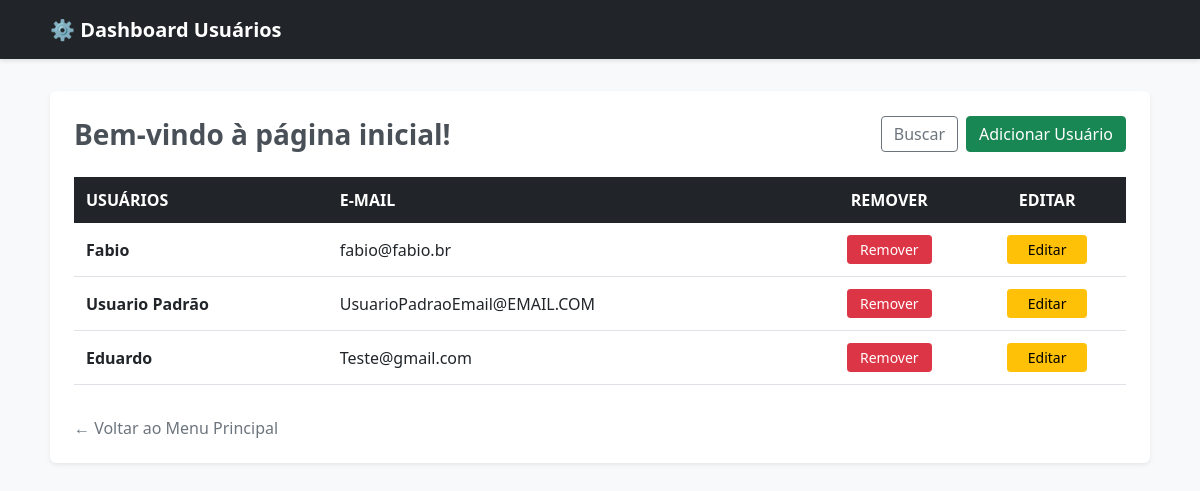
Screenshot of /usuarios/ with the database file from the repository.
### usuarios/models.py (models this page shows, shortened)
class usuariosModel(models.Model):
    username = models.CharField(max_length=100)
    email = models.EmailField()

### usuarios/views.py (the view)
# urls.py: path('', views.usuarios_home, name='usuarios_home'),
def usuarios_home(request):
    context = {
        "usuarios":usuariosModel.objects.all()
    }
    return render(request, 'usuarios/home.html', context)

### usuarios/templates/usuarios/home.html (shortened to what this page needs)
{% extends 'usuarios/base.html' %}

### usuarios/templates/usuarios/base.html (shortened to what this page needs)
<!DOCTYPE html>
<html lang="pt-br">
<head>
</head>
<body>
    <nav class="navbar">
        <div class="container">
            <a class="navbar-brand" href="{% url 'home' %}">⚙️ Dashboard Usuários</a>
        </div>
    </nav>
    <div class="container">
        <div class="card">
            <div class="d-flex justify-content-between align-items-center mb-4">
                <h1 class="h3">Bem-vindo à página inicial!</h1>
                <div class="d-flex gap-2">
                    <a href="{% url 'usuarios:usuarios_buscar' %}" class="btn btn-outline-secondary">Buscar</a>
                    <a href="{% url 'usuarios:usuarios_adicionar' %}" class="btn btn-success">Adicionar Usuário</a>
                </div>
            </div>
            <div class="table-responsive">
                <table class="table">
                    <thead>
                        <tr>
                            <th>USUÁRIOS</th>
                            <th>E-MAIL</th>
                            <th class="text-center" style="width: 15%;">REMOVER</th>
                            <th class="text-center" style="width: 15%;">EDITAR</th>
                        </tr>
                    </thead>
                    <tbody>
                        {% for usuario in usuarios %}
                        <tr>
                            <td class="fw-semibold">{{ usuario.username }}</td>
                            <td>{{ usuario.email }}</td>
                            <td class="text-center">
                                <a href="{% url 'usuarios:usuarios_remover' id=usuario.id %}" class="btn btn-sm btn-danger">Remover</a>
                            </td>
                            <td class="text-center">
                                <a href="{% url 'usuarios:usuarios_editar' id=usuario.id %}" class="btn btn-sm btn-warning">Editar</a>
                            </td>
                        </tr>
                        {% endfor %}
                    </tbody>
                </table>
            </div>
            <div class="mt-3">
                <a href="{% url 'home' %}" class="text-muted">← Voltar ao Menu Principal</a>
            </div>
        </div>
    </div>
</body>
</html>

### usuarios/templates/usuarios/base.html (style rules this page uses)
body { font-family: 'Segoe UI', Tahoma, Geneva, Verdana, sans-serif; background-color: #f8f9fa; color: #333; margin: 0; padding: 0; }
.navbar { background-color: #212529; padding: 1rem; box-shadow: 0 2px 4px rgba(0,0,0,0.1); margin-bottom: 2rem; }
.navbar-brand { color: #fff; text-decoration: none; font-weight: bold; font-size: 1.25rem; }
.container { max-width: 1100px; margin: 0 auto; padding: 0 15px; }
.card { background: #fff; border-radius: 0.375rem; box-shadow: 0 0.125rem 0.25rem rgba(0,0,0,0.075); padding: 1.5rem; border: 0; margin-top: 1rem; }
.d-flex { display: flex; }
.justify-content-between { justify-content: space-between; }
.align-items-center { align-items: center; }
.mb-4 { margin-bottom: 1.5rem; }
.h3 { font-size: 1.75rem; margin: 0; color: #495057; }
.gap-2 { gap: 0.5rem; }
.btn { display: inline-block; font-weight: 400; text-align: center; vertical-align: middle; cursor: pointer; border: 1px solid transparent; padding: 0.375rem 0.75rem; font-size: 1rem; border-radius: 0.25rem; text-decoration: none; transition: all 0.2s; box-sizing: border-box; }
.btn-success { color: #fff; background-color: #198754; border-color: #198754; }
.btn-outline-secondary { color: #6c757d; border-color: #6c757d; background-color: transparent; }
.table-responsive { overflow-x: auto; margin-top: 1rem; }
.table { width: 100%; margin-bottom: 1rem; vertical-align: middle; border-color: #dee2e6; border-collapse: collapse; }
.table th { background-color: #212529; color: #fff; padding: 0.75rem; text-align: left; }
.table td { padding: 0.75rem; border-bottom: 1px solid #dee2e6; color: #212529; }
.table th.text-center, .table td.text-center { text-align: center !important; }
.table .btn-sm { padding: 0.25rem 0.75rem; font-size: 0.875rem; border-radius: 0.2rem; display: inline-block; min-width: 80px; }
.fw-semibold { font-weight: 600; }
.btn-danger { color: #fff; background-color: #dc3545; border-color: #dc3545; }
.btn-warning { color: #000; background-color: #ffc107; border-color: #ffc107; }
.mt-3 { margin-top: 1rem; }
.text-muted { color: #6c757d; text-decoration: none; }

### rows the page displays
usuariosModel: username "Fabio", email "fabio@fabio.br"
usuariosModel: username "Usuario Padrão", email "UsuarioPadraoEmail@EMAIL.COM"
usuariosModel: username "Eduardo", email "Teste@gmail.com"
